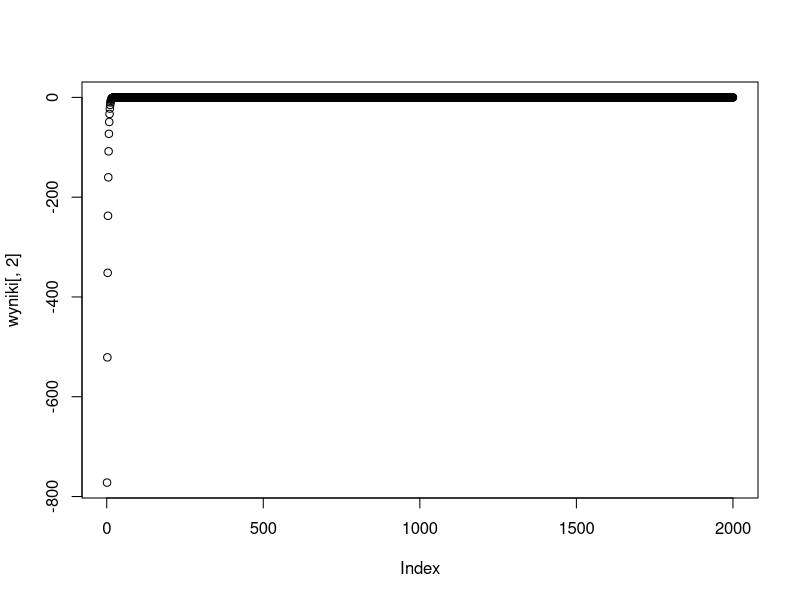

The R source for this figure:
inicjalizacja <- function(){
# ustawienie ziarna losowości
set.seed(42)

# ustawienie współczynnika uczenia
lr = 10^(-6)

# liczba obserwacji
n <- 100

# generowanie jednej cechy x[100,]
x <- runif(n, min = 10, max = 15)

# szum Gaussowski
noise <- rnorm(n, mean = 0, sd = 2)

# prawdziwy model y [100,]
y <- 2 * x + 5 + noise

# utworzenie macierzy z polem na bias X [100, 2]
X <- matrix(data = cbind(x, 1), nrow=100, ncol=2)

# definicja parametrów [2,]
param <- matrix(data=c(0, 0), ncol=1)
return(list(X = X, y = y, param = param))
}
# definicja funkcji straty
L <- function(w, x, y){
  return((1/nrow(x))*t(x%*%w-y)%*%(x%*%w-y))
}

# definicja gradientu straty
gL <- function(w, x, y){
  return((2/nrow(x))*(t(x)%*%(x%*%w - y)))
}

uczenie <- function(liczba_cykli, lr, param, X, y){
  loss <- matrix(0, nrow = liczba_cykli, ncol = 1)
  steps <- matrix(0, nrow = liczba_cykli, ncol = length(param))
  
  for (i in 1:liczba_cykli){
    gradient <- as.vector(gL(param, X, y))
    
    loss[i] <- as.numeric(L(param, X, y))
    steps[i, ] <- gradient
    
    param <- param - lr * gradient
  }
  
  wynik <- cbind(loss, steps)
  colnames(wynik) <- c("loss", "grad_w1", "grad_bias")
  return(wynik)
}

lrs <- c(10^(-6), 10^(-5), 10^(-4), 10^(-3), 10^(-2), 10^(-1))
cykle <- c(10, 100, 500, 1000, 2000)


# lr = 0.1 lub lr = 0.01 nawet przy tylko 10 cyklach powodują rozbieganie optymalizacji,
# uczenie jest nieefektywne

# lr = 0.001 optymalizacja mocno zwalnia po 14 krokach, a krok staje się minimalny,
# natomiast po 100 krokach min(loss) = 3.449567

# lr = 10^(-4) optymalizacja wolniej przebiega i po około 200 krokach zbliża się do granicy, ale wyżej niż dla lr = 0.001

# Mniejsze współczynniki uczenia spowalniają zbieżność, dlatego przy ograniczonej liczbie iteracji algorytm może nie osiągnąć minimum funkcji straty

# wniosek: efektywne uczenie jest możliwe przy dobraniu odpowiedniego współczynnika uczenia, a liczba cykli jest
# "wypadkową" tego wyboru - zbyt mały współczynnik uczenia powoduje bardzo małą zbieżność, zbyt duży niestabilność i rozbieżność optymalizacji

dane <- inicjalizacja()
wyniki <- uczenie(liczba_cykli = cykle[5], lr = lrs[4], param = dane$param, X = dane$X, y = dane$y)
plot(wyniki[,2])
min(wyniki[,1])

# najniższą wartość funkcji straty uzyskujemy przy lr = 0.001
